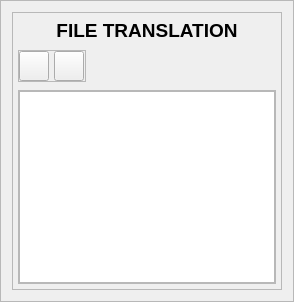
                        <widget class="QFrame" name="frm_translate_top">
                         <property name="frameShape">
                          <enum>QFrame::StyledPanel</enum>
                         </property>
                         <property name="frameShadow">
                          <enum>QFrame::Raised</enum>
                         </property>
                         <layout class="QVBoxLayout" name="verticalLayout_14">
                          <item>
                           <widget class="QFrame" name="frm_translate_file">
                            <property name="enabled">
                             <bool>true</bool>
                            </property>
                            <property name="frameShape">
                             <enum>QFrame::StyledPanel</enum>
                            </property>
                            <property name="frameShadow">
                             <enum>QFrame::Raised</enum>
                            </property>
                            <layout class="QVBoxLayout" name="verticalLayout_16">
                             <property name="spacing">
                              <number>8</number>
                             </property>
                             <property name="leftMargin">
                              <number>5</number>
                             </property>
                             <property name="topMargin">
                              <number>5</number>
                             </property>
                             <property name="rightMargin">
                              <number>5</number>
                             </property>
                             <property name="bottomMargin">
                              <number>5</number>
                             </property>
                             <item>
                              <widget class="QLabel" name="lbl_translate_title">
                               <property name="minimumSize">
                                <size>
                                 <width>0</width>
                                 <height>24</height>
                                </size>
                               </property>
                               <property name="maximumSize">
                                <size>
                                 <width>16777215</width>
                                 <height>24</height>
                                </size>
                               </property>
                               <property name="font">
                                <font>
                                 <family>Segoe UI</family>
                                 <pointsize>14</pointsize>
                                 <weight>75</weight>
                                 <italic>false</italic>
                                 <bold>true</bold>
                                 <underline>false</underline>
                                </font>
                               </property>
                               <property name="text">
                                <string>FILE TRANSLATION</string>
                               </property>
                               <property name="alignment">
                                <set>Qt::AlignCenter</set>
                               </property>
                              </widget>
                             </item>
                             <item>
                              <widget class="QFrame" name="frm_translate_file_buttons">
                               <property name="maximumSize">
                                <size>
                                 <width>68</width>
                                 <height>65</height>
                                </size>
                               </property>
                               <property name="frameShape">
                                <enum>QFrame::StyledPanel</enum>
                               </property>
                               <property name="frameShadow">
                                <enum>QFrame::Raised</enum>
                               </property>
                               <layout class="QHBoxLayout" name="horizontalLayout_10">
                                <property name="spacing">
                                 <number>5</number>
                                </property>
                                <property name="leftMargin">
                                 <number>0</number>
                                </property>
                                <property name="topMargin">
                                 <number>0</number>
                                </property>
                                <property name="rightMargin">
                                 <number>0</number>
                                </property>
                                <property name="bottomMargin">
                                 <number>0</number>
                                </property>
                                <item>
                                 <widget class="QPushButton" name="btn_translate_file_add">
                                  <property name="minimumSize">
                                   <size>
                                    <width>30</width>
                                    <height>30</height>
                                   </size>
                                  </property>
                                  <property name="maximumSize">
                                   <size>
                                    <width>30</width>
                                    <height>30</height>
                                   </size>
                                  </property>
                                  <property name="cursor">
                                   <cursorShape>PointingHandCursor</cursorShape>
                                  </property>
                                  <property name="toolTip">
                                   <string>Add File</string>
                                  </property>
                                  <property name="text">
                                   <string/>
                                  </property>
                                  <property name="icon">
                                   <iconset resource="resources.qrc">
                                    <normaloff>:/icons/resources/icons/add.png</normaloff>
                                    <disabledoff>:/icons/resources/icons/add_disabled.png</disabledoff>:/icons/resources/icons/add.png</iconset>
                                  </property>
                                 </widget>
                                </item>
                                <item>
                                 <widget class="QPushButton" name="btn_translate_file_remove">
                                  <property name="minimumSize">
                                   <size>
                                    <width>30</width>
                                    <height>30</height>
                                   </size>
                                  </property>
                                  <property name="maximumSize">
                                   <size>
                                    <width>30</width>
                                    <height>30</height>
                                   </size>
                                  </property>
                                  <property name="cursor">
                                   <cursorShape>PointingHandCursor</cursorShape>
                                  </property>
                                  <property name="toolTip">
                                   <string>Remove File</string>
                                  </property>
                                  <property name="text">
                                   <string/>
                                  </property>
                                  <property name="icon">
                                   <iconset resource="resources.qrc">
                                    <normaloff>:/icons/resources/icons/minus.png</normaloff>
                                    <disabledoff>:/icons/resources/icons/minus_disabled.png</disabledoff>:/icons/resources/icons/minus.png</iconset>
                                  </property>
                                 </widget>
                                </item>
                               </layout>
                              </widget>
                             </item>
                             <item>
                              <widget class="QFrame" name="frm_translate_file_list">
                               <property name="frameShape">
                                <enum>QFrame::StyledPanel</enum>
                               </property>
                               <property name="frameShadow">
                                <enum>QFrame::Raised</enum>
                               </property>
                               <layout class="QVBoxLayout" name="verticalLayout_17">
                                <property name="spacing">
                                 <number>0</number>
                                </property>
                                <property name="leftMargin">
                                 <number>0</number>
                                </property>
                                <property name="topMargin">
                                 <number>0</number>
                                </property>
                                <property name="rightMargin">
                                 <number>0</number>
                                </property>
                                <property name="bottomMargin">
                                 <number>0</number>
                                </property>
                                <item>
                                 <widget class="QListWidget" name="lst_translate_file">
                                  <property name="toolTip">
                                   <string>Drop a file to add</string>
                                  </property>
                                  <property name="alternatingRowColors">
                                   <bool>false</bool>
                                  </property>
                                  <property name="selectionMode">
                                   <enum>QAbstractItemView::ExtendedSelection</enum>
                                  </property>
                                 </widget>
                                </item>
                               </layout>
                              </widget>
                             </item>
                            </layout>
                           </widget>
                          </item>
                         </layout>
                        </widget>
